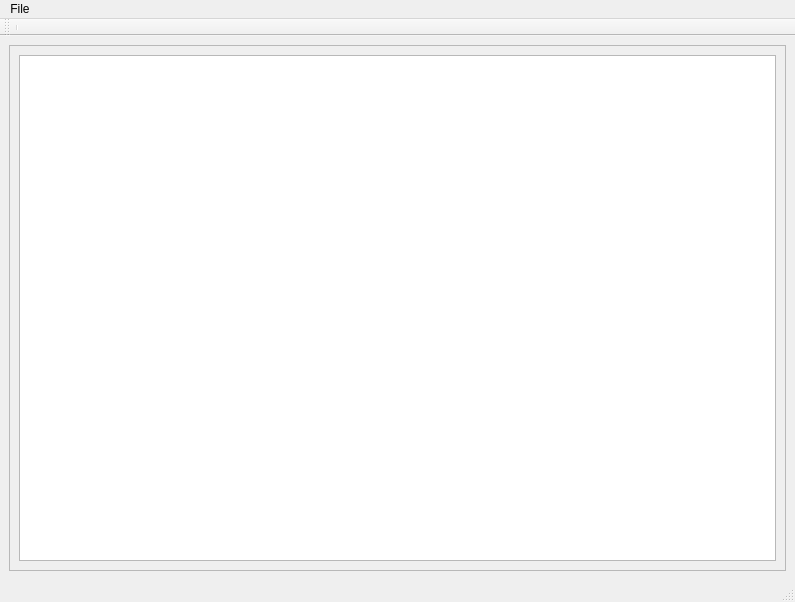
<?xml version="1.0" encoding="UTF-8"?>
<ui version="4.0">
 <class>MainWindow</class>
 <widget class="QMainWindow" name="MainWindow">
  <property name="geometry">
   <rect>
    <x>0</x>
    <y>0</y>
    <width>795</width>
    <height>602</height>
   </rect>
  </property>
  <property name="windowTitle">
   <string>MainWindow</string>
  </property>
  <widget class="QWidget" name="centralwidget">
   <layout class="QVBoxLayout" name="verticalLayout_2">
    <item>
     <widget class="QScrollArea" name="scrollArea">
      <property name="widgetResizable">
       <bool>true</bool>
      </property>
      <widget class="QWidget" name="scrollAreaWidgetContents">
       <property name="geometry">
        <rect>
         <x>0</x>
         <y>0</y>
         <width>775</width>
         <height>520</height>
        </rect>
       </property>
       <layout class="QVBoxLayout" name="verticalLayout">
        <item>
         <widget class="QTableView" name="tableView"/>
        </item>
       </layout>
      </widget>
     </widget>
    </item>
   </layout>
  </widget>
  <widget class="QMenuBar" name="menubar">
   <property name="geometry">
    <rect>
     <x>0</x>
     <y>0</y>
     <width>795</width>
     <height>25</height>
    </rect>
   </property>
   <widget class="QMenu" name="menuFile">
    <property name="title">
     <string>File</string>
    </property>
    <addaction name="actionNew_Entry"/>
    <addaction name="actionSearch"/>
    <addaction name="actionParameters"/>
    <addaction name="actionSearchReadMe"/>
    <addaction name="separator"/>
    <addaction name="actionQuit"/>
   </widget>
   <addaction name="menuFile"/>
  </widget>
  <widget class="QStatusBar" name="statusbar"/>
  <widget class="QToolBar" name="toolBar">
   <property name="windowTitle">
    <string>toolBar</string>
   </property>
   <attribute name="toolBarArea">
    <enum>TopToolBarArea</enum>
   </attribute>
   <attribute name="toolBarBreak">
    <bool>false</bool>
   </attribute>
   <addaction name="separator"/>
  </widget>
  <action name="actionNew_Entry">
   <property name="text">
    <string>New Entry...</string>
   </property>
  </action>
  <action name="actionParameters">
   <property name="text">
    <string>Parameters...</string>
   </property>
  </action>
  <action name="actionQuit">
   <property name="text">
    <string>Quit</string>
   </property>
  </action>
  <action name="actionSearch">
   <property name="text">
    <string>Search</string>
   </property>
   <property name="shortcut">
    <string>Ctrl+F</string>
   </property>
  </action>
  <action name="actionSearchReadMe">
   <property name="text">
    <string>Search ReadMe...</string>
   </property>
   <property name="shortcut">
    <string>Ctrl+H</string>
   </property>
  </action>
 </widget>
 <resources/>
 <connections/>
</ui>
